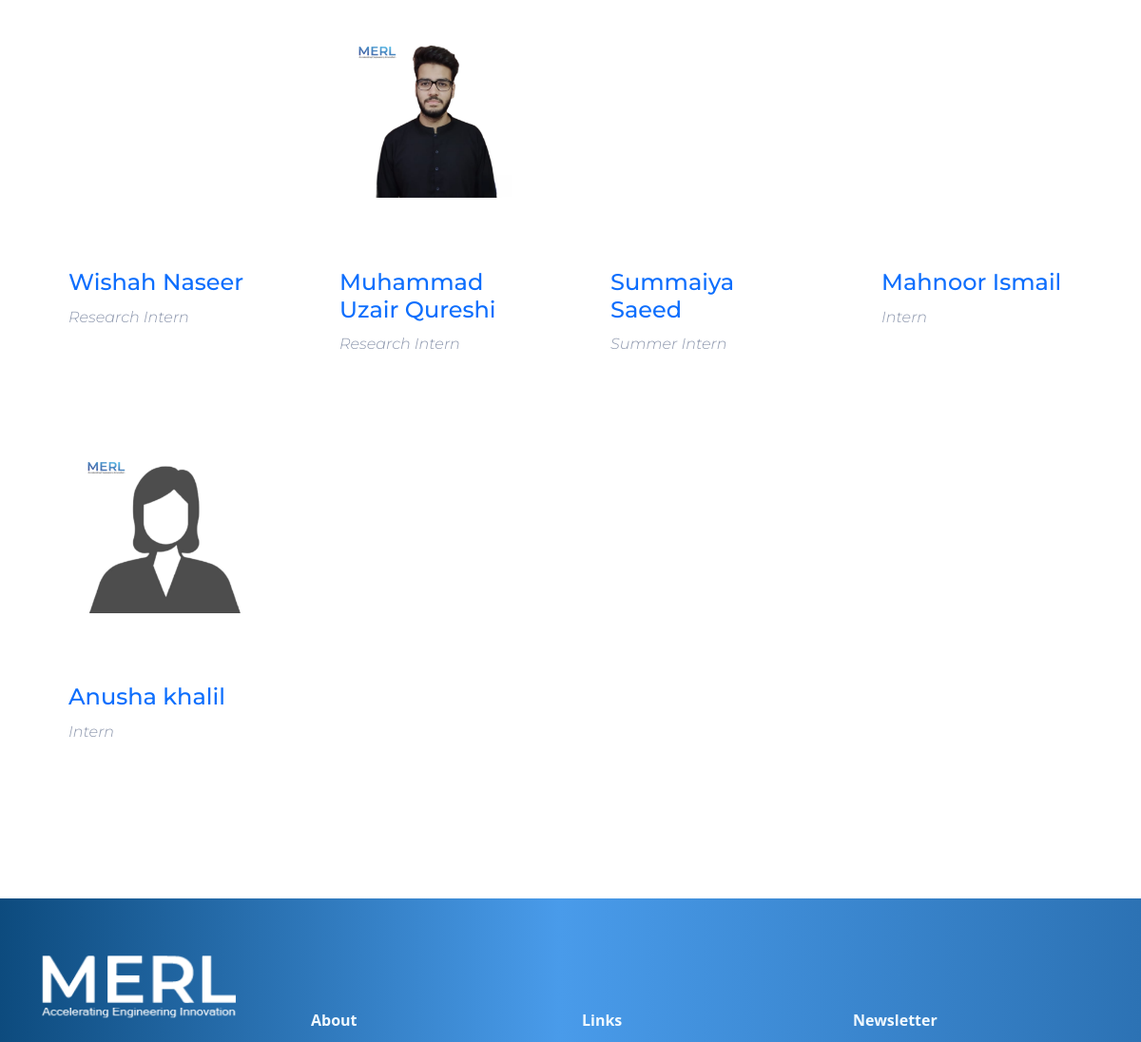
Before: /team/ (middle part) with the older database file.
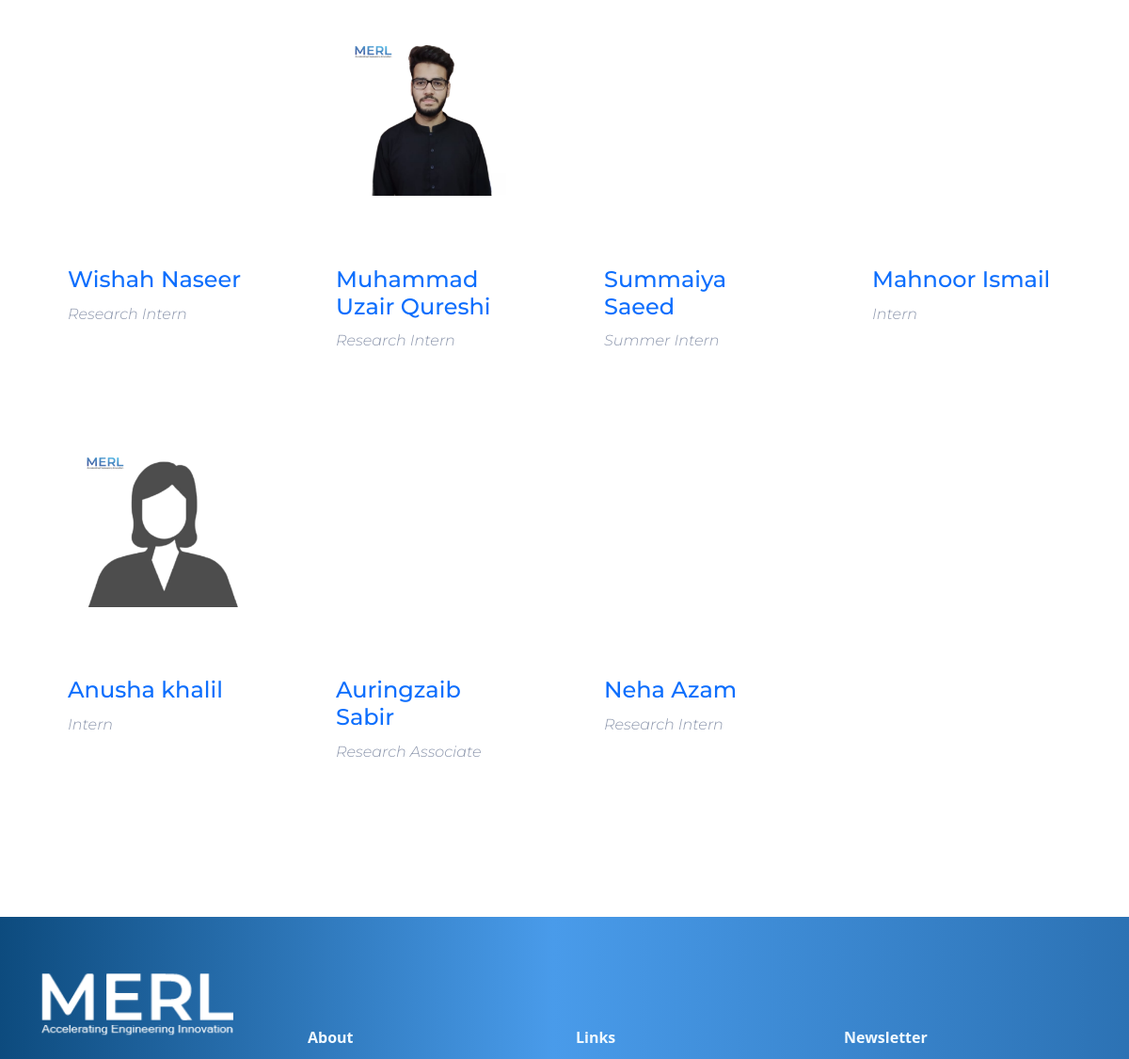
After: the same page with the newer database file.
### team/models.py (models this page shows, shortened)
class employee(models.Model):
    name = models.CharField(max_length=70)
    title = models.CharField(max_length=50)
    description = models.TextField(blank=True, null=True)
    skills = ListCharField(
                base_field=models.CharField(max_length=500),
                max_length=10000
            )
    projects = ListCharField(
                base_field=models.CharField(max_length=500),
                max_length=10000
            )
    Interest = ListCharField(
                base_field=models.CharField(max_length=500),
                max_length=10000
            )
    linkedin = models.URLField(max_length = 200, blank=True, null=True)
    github = models.URLField(max_length = 200, blank=True, null=True)
    twitter = models.URLField(max_length = 200, blank=True, null=True)
    mail = models.EmailField(max_length = 200, blank=True, null=True)
    picture = models.ImageField(blank=True,  null=True)
    period = models.CharField(null=True, blank=True, max_length=500)
    def get_details(self):
         return reverse("team", kwargs={"emp_id":self.id})

### team/views.py (the view)
# urls.py: path("team/", team_page, name="teams"),
def team_page(request):
    objs = mentors.objects.all()
    objs2 = employee.objects.all()
    context = {
        "mentors":objs,
        "employees":objs2,
        "nav":nav_data()
    }
    return render(request, "team.html", context)

### pages/utils.py (called while the page is built)
def nav_data():
    p_objs = projectCategory.objects.all()
    t_objs = trainingCategory.objects.all()
    projs = [proj.project_set.all() for proj in p_objs]
    trains = [train.training_set.all() for train in t_objs]
    p_lst, t_lst = [],[]
    for i in range(len(p_objs)):
        p_lst.append((p_objs[i], projs[i]))
    for i in range(len(t_objs)):
        t_lst.append((t_objs[i], trains[i]))
    return (p_lst[::-1], t_lst[::-1])

### project/models.py (called while the page is built)
    def getURL(self):
        return reverse("research", kwargs={"res_id":self.id})

    def getURL(self):
        return reverse("project", kwargs={"proj_id":self.id})

### trainings/models.py (called while the page is built)
    def getURL(self):
        return reverse("training", kwargs={"train_id":self.id})

### templates/team.html (shortened to what this page needs)
{% extends 'base.html' %}
{% load static %}
{% block content %}
    <div class="py-5 team4">
    <section class="home-team">
        <div class="container">
            <div class="row">
                {% for employee in employees %}
                <div class="col-md-6 col-lg-3" >
                    <div class="card card-style2 team-card">
                        <div class="card_img" style="padding: 25px 50px;">
                          <div style="height: 200px;background: url('{{ employee.picture.url }}') center / contain no-repeat;" ></div>
                        </div>
                        <div class="card-block">
                            <h4 class="card-title"><a href="{{ employee.get_details }}">{{ employee.name }}</a> </h4><span>{{ employee.title | safe }}</span>
                        </div>
                    </div>
                </div>
                {% endfor %}
            </div>
        </div>
    </section>
    </div>
{% endblock %}

### templates/base.html (shortened to what this page needs)
{% load static %}
<!DOCTYPE html>
<html lang="en">
<head>
    <link rel="stylesheet" href="{% static 'bootstrap/css/bootstrap.min.css' %}">
    <link rel="stylesheet" href="{% static 'fonts/fontawesome-all.min.css' %}">
    <link rel="stylesheet" href="{% static 'fonts/font-awesome.min.css' %}">
    <link rel="stylesheet" href="{% static 'fonts/ionicons.min.css' %}">
    <link rel="stylesheet" href="{% static 'fonts/simple-line-icons.min.css' %}">
    <link rel="stylesheet" href="{% static 'fonts/fontawesome5-overrides.min.css' %}">
    <link rel="stylesheet" href="{% static 'css/4-Column-Team-Block---Circles.css' %}">
    <link rel="stylesheet" href="{% static 'css/Advanced-NavBar---Multi-dropdown.css' %}">
    <link rel="stylesheet" href="{% static 'css/animated-services.css' %}">
    <link rel="stylesheet" href="{% static 'css/dh-row-text-image-right-responsive.css' %}">
    <link rel="stylesheet" href="{% static 'css/featured-products-slider-1.css' %}">
    <link rel="stylesheet" href="{% static 'css/featured-products-slider-2.css' %}">
    <link rel="stylesheet" href="{% static 'css/featured-products-slider.css' %}">
    <link rel="stylesheet" href="{% static 'css/footer-servitech.css' %}">
    <link rel="stylesheet" href="https://cdnjs.cloudflare.com/ajax/libs/animate.css/3.5.2/animate.min.css">
    <link rel="stylesheet" href="https://cdnjs.cloudflare.com/ajax/libs/aos/2.3.4/aos.css">
    <link rel="stylesheet" href="{% static 'css/project-card.compiled.css' %}">
    <link rel="stylesheet" href="{% static 'css/slick-theme.css' %}">
    <link rel="stylesheet" href="{% static 'css/slick-theme.compiled.css' %}">
    <link rel="stylesheet" href="{% static 'css/slick.css' %}">
    <link rel="stylesheet" href="{% static 'css/styles.css' %}">
    <link rel="stylesheet" href="{% static 'css/Swiper-Slider-Card-For-Blog-Or-Product-1-1.css' %}">
    <link rel="stylesheet" href="{% static 'css/Swiper-Slider-Card-For-Blog-Or-Product-2.css' %}">
    <link rel="stylesheet" href="{% static 'css/Team-one-B4-1.css' %}">
    <link rel="stylesheet" href="{% static 'css/Team-one-B4.css' %}">
    <link rel="stylesheet" href="{% static 'css/Team-Presentation---2-Persons---Social-Media-Icon.css' %}">
</head>
<body>
    {% block content %}
    {% endblock %}
    {% include 'footer.html' %}
</body>
</html>

### templates/nav.html (shortened to what this page needs)
{% load static %}

### templates/footer.html (shortened to what this page needs)
{% load static %}
<div data-aos="fade-up" class="footer-dark degra-azul" style="padding-bottom: 0px;">
<footer>
    <div class="container-md section-title" >
        <div class="row">
            <div class="pillar col-12 col-md-6 col-lg-3 mb-lg-0">
                <img src="{% static 'img/logo_white.png' %}" style="height: 100px;">
            </div>
            <div class="pillar col-12 col-md-6 col-lg-3 mb-lg-0">
                <div class="d-flex align-items-end" style="height: 100px;">
                    <h3 style="text-align: left;">About</h3>
                </div>
            </div>
            <div class="pillar col-12 col-md-6 col-lg-3 mb-lg-0">
                <div class="d-flex align-items-end" style="height: 100px;">
                    <h3>Links</h3>
                </div>
            </div>
            <div class="pillar col-12 col-md-6 col-lg-3 mb-5 mb-lg-0">
                <div class="d-flex align-items-end" style="height: 100px;">
                    <h3>Newsletter</h3>
                </div>
            </div>
        </div>
    </div>
</footer>
</div>

### static/css/4-Column-Team-Block---Circles.css (style rules this page uses)
.team4 { font-family: "Montserrat", sans-serif; color: #8d97ad; font-weight: 300; }
.team4 h1, .team4 h2, .team4 h3, .team4 h4, .team4 h5, .team4 h6 { color: #3e4555; }

### static/css/footer-servitech.css (style rules this page uses)
.footer-dark { padding: 50px 0; color: #f0f9ff; background-color: #282d32; }
.footer-dark h3 { margin-top: 0; margin-bottom: 12px; font-weight: bold; font-size: 16px; }
.degra-azul { background: -moz-linear-gradient(left, rgb(13,75,126) 0%, rgb(73,155,234) 49%, rgb(44,114,180) 100%); background: -webkit-gradient(left top, right top, color-stop(0%, rgb(13,75,126)), color-stop(49%, rgb(73,155,234)), color-stop(100%, rgb(44,114,180))); background: -webkit-linear-gradient(left, rgb(13,75,126) 0%, rgb(73,155,234) 49%, rgb(44,114,180) 100%); background: -o-linear-gradient(left, rgb(13,75,126) 0%, rgb(73,155,234) 49%, rgb(44,114,180) 100%); background: -ms-linear-gradient(left, rgb(13,75,126) 0%, rgb(73,155,234) 49%, rgb(44,114,180) 100%); background: linear-gradient(to right, rgb(13,75,126) 0%, rgb(73,155,234) 49%, rgb(44,114,180) 100%); filter: progid:DXImageTransform.Microsoft.gradient( startColorstr='#0d4b7e', endColorstr='#2c72b4', GradientType=1 ); }

### static/css/styles.css (style rules this page uses)
body { overflow-x: hidden; }
body > * { overflow-x: hidden; }

### static/css/Team-one-B4-1.css (style rules this page uses)
.home-team { padding-top: 80px; padding-bottom: 80px; }
@media (min-width: 992px) { .home-team { padding-top: 100px; padding-bottom: 100px; } }
.home-team .card-style2 { margin-top: 50px; }
.home-team .card-style2 .card-block { padding: 15px 30px; }
.home-team .card-style2 span { padding-left: 0px; font-style: italic; }
.team-card .card_img { overflow: hidden; margin: 0 auto; }
.card { border: 0px; border-radius: 0px; overflow: hidden; }
.card .card_img { position: relative; width: 100%; overflow: hidden; }
.card .card-title { color: black; margin: 0px; padding: 15px 0 10px; transition: all 0.3s ease; }
.card .card-block { padding: 10px 0 0; }

### static/css/Team-one-B4.css (style rules this page uses)
.home-team { padding-top: 80px; padding-bottom: 80px; }
@media (min-width: 992px) { .home-team { padding-top: 100px; padding-bottom: 100px; } }
.home-team .card-style2 { margin-top: 50px; }
.home-team .card-style2 .card-block { padding: 15px 30px; }
.home-team .card-style2 span { padding-left: 0px; font-style: italic; }
.team-card .card_img { overflow: hidden; margin: 0 auto; }
.card { border: 0px; border-radius: 0px; overflow: hidden; }
.card .card_img { position: relative; width: 100%; overflow: hidden; }
.card .card-title { margin: 0px; padding: 15px 0 10px; transition: all 0.3s ease; }
.card .card-block { padding: 10px 0 0; }

Changed rows visible on the page:
added employee: name "Auringzaib Sabir", title "Research Associate"
added employee: name "Neha Azam", title "Research Intern"
